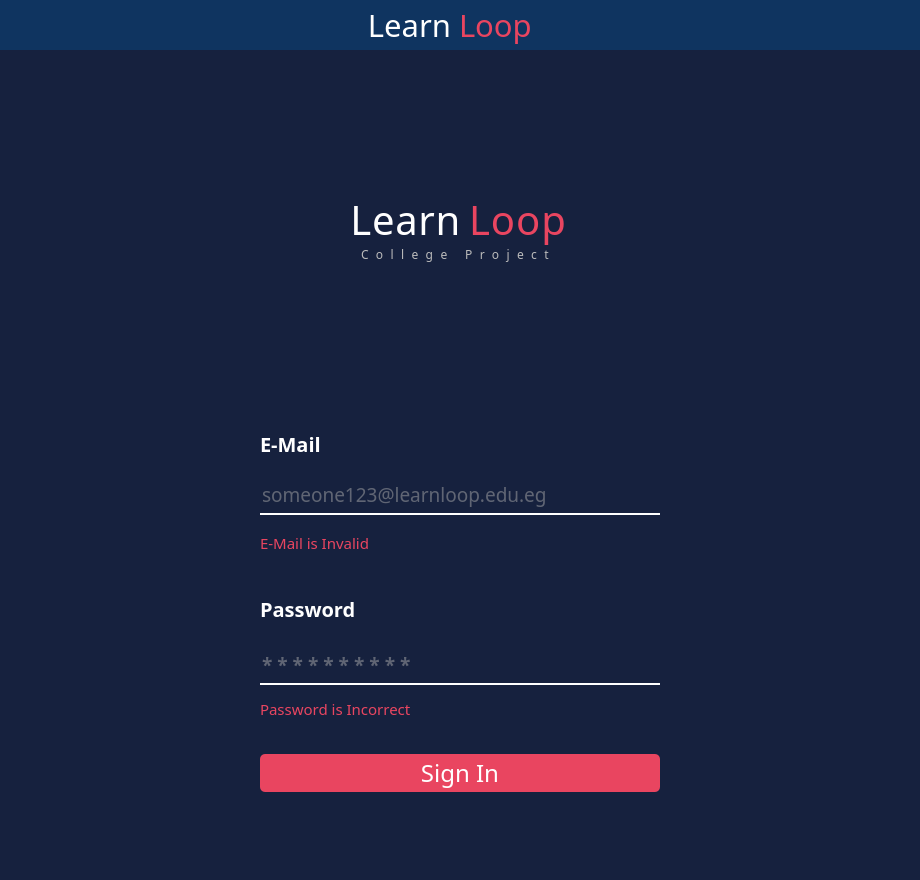
<?xml version="1.0" encoding="UTF-8"?>
<ui version="4.0">
 <class>MainWindow</class>
 <widget class="QMainWindow" name="MainWindow">
  <property name="geometry">
   <rect>
    <x>0</x>
    <y>0</y>
    <width>920</width>
    <height>880</height>
   </rect>
  </property>
  <property name="minimumSize">
   <size>
    <width>920</width>
    <height>880</height>
   </size>
  </property>
  <property name="windowTitle">
   <string>MainWindow</string>
  </property>
  <property name="styleSheet">
   <string notr="true">background: #16213E;
</string>
  </property>
  <widget class="QWidget" name="centralwidget">
   <layout class="QVBoxLayout" name="verticalLayout">
    <property name="spacing">
     <number>0</number>
    </property>
    <property name="leftMargin">
     <number>0</number>
    </property>
    <property name="topMargin">
     <number>0</number>
    </property>
    <property name="rightMargin">
     <number>0</number>
    </property>
    <property name="bottomMargin">
     <number>0</number>
    </property>
    <item>
     <widget class="QFrame" name="header">
      <property name="minimumSize">
       <size>
        <width>0</width>
        <height>50</height>
       </size>
      </property>
      <property name="maximumSize">
       <size>
        <width>16777215</width>
        <height>50</height>
       </size>
      </property>
      <property name="styleSheet">
       <string notr="true">background: #0F3460</string>
      </property>
      <layout class="QHBoxLayout" name="horizontalLayout">
       <property name="spacing">
        <number>0</number>
       </property>
       <property name="leftMargin">
        <number>10</number>
       </property>
       <property name="topMargin">
        <number>0</number>
       </property>
       <property name="rightMargin">
        <number>20</number>
       </property>
       <property name="bottomMargin">
        <number>0</number>
       </property>
       <item alignment="Qt::AlignLeft">
        <widget class="QFrame" name="ControlButtons">
         <layout class="QHBoxLayout" name="horizontalLayout_6">
          <property name="spacing">
           <number>15</number>
          </property>
          <property name="leftMargin">
           <number>0</number>
          </property>
          <property name="topMargin">
           <number>0</number>
          </property>
          <property name="rightMargin">
           <number>0</number>
          </property>
          <property name="bottomMargin">
           <number>0</number>
          </property>
          <item>
           <widget class="QPushButton" name="close">
            <property name="minimumSize">
             <size>
              <width>20</width>
              <height>26</height>
             </size>
            </property>
            <property name="maximumSize">
             <size>
              <width>26</width>
              <height>26</height>
             </size>
            </property>
            <property name="cursor">
             <cursorShape>PointingHandCursor</cursorShape>
            </property>
            <property name="styleSheet">
             <string notr="true">QPushButton::hover{
	background-color: #E94560;
	border-radius: 12px;
}</string>
            </property>
            <property name="text">
             <string/>
            </property>
            <property name="icon">
             <iconset resource="../Student-Enrollment-Database-Project-main2/Student-Enrollment-Database-Project-main/Images.qrc">
              <normaloff>:/Controles/Images/close.png</normaloff>:/Controles/Images/close.png</iconset>
            </property>
            <property name="iconSize">
             <size>
              <width>12</width>
              <height>14</height>
             </size>
            </property>
            <property name="shortcut">
             <string>Ctrl+F4</string>
            </property>
            <property name="flat">
             <bool>true</bool>
            </property>
           </widget>
          </item>
          <item>
           <widget class="QPushButton" name="expand">
            <property name="minimumSize">
             <size>
              <width>26</width>
              <height>26</height>
             </size>
            </property>
            <property name="maximumSize">
             <size>
              <width>26</width>
              <height>26</height>
             </size>
            </property>
            <property name="cursor">
             <cursorShape>PointingHandCursor</cursorShape>
            </property>
            <property name="styleSheet">
             <string notr="true">QPushButton::hover{
	background-color: #E94560;
	border-radius: 12px;
}</string>
            </property>
            <property name="text">
             <string/>
            </property>
            <property name="icon">
             <iconset resource="../Student-Enrollment-Database-Project-main2/Student-Enrollment-Database-Project-main/Images.qrc">
              <normaloff>:/Controles/Images/expand-arrows.png</normaloff>:/Controles/Images/expand-arrows.png</iconset>
            </property>
            <property name="iconSize">
             <size>
              <width>20</width>
              <height>25</height>
             </size>
            </property>
            <property name="shortcut">
             <string>Ctrl+E</string>
            </property>
            <property name="flat">
             <bool>true</bool>
            </property>
           </widget>
          </item>
          <item>
           <widget class="QPushButton" name="minimize">
            <property name="minimumSize">
             <size>
              <width>26</width>
              <height>26</height>
             </size>
            </property>
            <property name="maximumSize">
             <size>
              <width>26</width>
              <height>26</height>
             </size>
            </property>
            <property name="cursor">
             <cursorShape>PointingHandCursor</cursorShape>
            </property>
            <property name="styleSheet">
             <string notr="true">QPushButton::hover{
	background-color: #E94560;
	border-radius: 12px;
}</string>
            </property>
            <property name="text">
             <string/>
            </property>
            <property name="icon">
             <iconset resource="../Student-Enrollment-Database-Project-main2/Student-Enrollment-Database-Project-main/Images.qrc">
              <normaloff>:/Controles/Images/minimize-sign.png</normaloff>:/Controles/Images/minimize-sign.png</iconset>
            </property>
            <property name="iconSize">
             <size>
              <width>13</width>
              <height>16</height>
             </size>
            </property>
            <property name="shortcut">
             <string>Ctrl+M</string>
            </property>
            <property name="flat">
             <bool>true</bool>
            </property>
           </widget>
          </item>
         </layout>
        </widget>
       </item>
       <item>
        <widget class="QFrame" name="Logo">
         <property name="maximumSize">
          <size>
           <width>16777215</width>
           <height>16777215</height>
          </size>
         </property>
         <layout class="QHBoxLayout" name="horizontalLayout_2">
          <property name="spacing">
           <number>8</number>
          </property>
          <property name="leftMargin">
           <number>0</number>
          </property>
          <property name="topMargin">
           <number>0</number>
          </property>
          <property name="rightMargin">
           <number>0</number>
          </property>
          <property name="bottomMargin">
           <number>0</number>
          </property>
          <item>
           <widget class="QLabel" name="Learn">
            <property name="font">
             <font>
              <family>Tw Cen MT Condensed Extra Bold</family>
              <pointsize>23</pointsize>
              <weight>50</weight>
              <italic>false</italic>
              <bold>false</bold>
             </font>
            </property>
            <property name="styleSheet">
             <string notr="true">color: white</string>
            </property>
            <property name="text">
             <string>Learn</string>
            </property>
            <property name="alignment">
             <set>Qt::AlignRight|Qt::AlignTrailing|Qt::AlignVCenter</set>
            </property>
            <property name="wordWrap">
             <bool>false</bool>
            </property>
           </widget>
          </item>
          <item>
           <widget class="QLabel" name="Loop">
            <property name="font">
             <font>
              <family>Tw Cen MT Condensed Extra Bold</family>
              <pointsize>23</pointsize>
              <weight>50</weight>
              <italic>false</italic>
              <bold>false</bold>
             </font>
            </property>
            <property name="styleSheet">
             <string notr="true">color: #E94560</string>
            </property>
            <property name="text">
             <string>Loop</string>
            </property>
           </widget>
          </item>
         </layout>
        </widget>
       </item>
       <item alignment="Qt::AlignRight">
        <widget class="QFrame" name="ProfilePhotoAndSettings">
         <property name="maximumSize">
          <size>
           <width>16777215</width>
           <height>16777215</height>
          </size>
         </property>
         <layout class="QHBoxLayout" name="horizontalLayout_4">
          <property name="spacing">
           <number>20</number>
          </property>
          <property name="leftMargin">
           <number>0</number>
          </property>
          <property name="topMargin">
           <number>0</number>
          </property>
          <property name="rightMargin">
           <number>0</number>
          </property>
          <property name="bottomMargin">
           <number>0</number>
          </property>
         </layout>
        </widget>
       </item>
      </layout>
     </widget>
    </item>
    <item>
     <widget class="QFrame" name="mainPage">
      <property name="maximumSize">
       <size>
        <width>16777215</width>
        <height>16777215</height>
       </size>
      </property>
      <property name="styleSheet">
       <string notr="true">border: none;</string>
      </property>
      <property name="frameShape">
       <enum>QFrame::StyledPanel</enum>
      </property>
      <property name="frameShadow">
       <enum>QFrame::Raised</enum>
      </property>
      <layout class="QVBoxLayout" name="verticalLayout_9">
       <property name="spacing">
        <number>10</number>
       </property>
       <property name="leftMargin">
        <number>0</number>
       </property>
       <property name="topMargin">
        <number>80</number>
       </property>
       <property name="rightMargin">
        <number>0</number>
       </property>
       <property name="bottomMargin">
        <number>0</number>
       </property>
       <item>
        <widget class="QFrame" name="page">
         <property name="minimumSize">
          <size>
           <width>0</width>
           <height>0</height>
          </size>
         </property>
         <property name="maximumSize">
          <size>
           <width>16777215</width>
           <height>16777215</height>
          </size>
         </property>
         <property name="sizeIncrement">
          <size>
           <width>2</width>
           <height>0</height>
          </size>
         </property>
         <property name="styleSheet">
          <string notr="true"/>
         </property>
         <property name="frameShape">
          <enum>QFrame::StyledPanel</enum>
         </property>
         <property name="frameShadow">
          <enum>QFrame::Raised</enum>
         </property>
         <layout class="QVBoxLayout" name="verticalLayout_10">
          <property name="spacing">
           <number>10</number>
          </property>
          <property name="leftMargin">
           <number>0</number>
          </property>
          <property name="topMargin">
           <number>0</number>
          </property>
          <property name="rightMargin">
           <number>0</number>
          </property>
          <property name="bottomMargin">
           <number>0</number>
          </property>
          <item>
           <spacer name="verticalSpacer">
            <property name="orientation">
             <enum>Qt::Vertical</enum>
            </property>
            <property name="sizeHint" stdset="0">
             <size>
              <width>20</width>
              <height>40</height>
             </size>
            </property>
           </spacer>
          </item>
          <item>
           <widget class="QFrame" name="SecondHeader">
            <property name="maximumSize">
             <size>
              <width>16777215</width>
              <height>16777215</height>
             </size>
            </property>
            <property name="sizeIncrement">
             <size>
              <width>0</width>
              <height>0</height>
             </size>
            </property>
            <property name="frameShape">
             <enum>QFrame::StyledPanel</enum>
            </property>
            <property name="frameShadow">
             <enum>QFrame::Raised</enum>
            </property>
            <layout class="QVBoxLayout" name="verticalLayout_2">
             <property name="spacing">
              <number>0</number>
             </property>
             <property name="leftMargin">
              <number>0</number>
             </property>
             <property name="topMargin">
              <number>0</number>
             </property>
             <property name="rightMargin">
              <number>0</number>
             </property>
             <property name="bottomMargin">
              <number>150</number>
             </property>
             <item>
              <widget class="QFrame" name="logo_2">
               <property name="minimumSize">
                <size>
                 <width>650</width>
                 <height>53</height>
                </size>
               </property>
               <property name="maximumSize">
                <size>
                 <width>16777215</width>
                 <height>53</height>
                </size>
               </property>
               <property name="sizeIncrement">
                <size>
                 <width>0</width>
                 <height>0</height>
                </size>
               </property>
               <property name="baseSize">
                <size>
                 <width>0</width>
                 <height>0</height>
                </size>
               </property>
               <property name="styleSheet">
                <string notr="true"/>
               </property>
               <property name="frameShape">
                <enum>QFrame::StyledPanel</enum>
               </property>
               <property name="frameShadow">
                <enum>QFrame::Raised</enum>
               </property>
               <layout class="QHBoxLayout" name="horizontalLayout_3">
                <property name="spacing">
                 <number>8</number>
                </property>
                <property name="leftMargin">
                 <number>10</number>
                </property>
                <property name="topMargin">
                 <number>0</number>
                </property>
                <property name="rightMargin">
                 <number>0</number>
                </property>
                <property name="bottomMargin">
                 <number>0</number>
                </property>
                <item>
                 <widget class="QLabel" name="Learn_2">
                  <property name="font">
                   <font>
                    <family>Tw Cen MT Condensed Extra Bold</family>
                    <pointsize>30</pointsize>
                    <weight>50</weight>
                    <italic>false</italic>
                    <bold>false</bold>
                   </font>
                  </property>
                  <property name="styleSheet">
                   <string notr="true">color: white;
letter-spacing: 0.7px;</string>
                  </property>
                  <property name="text">
                   <string>Learn</string>
                  </property>
                  <property name="alignment">
                   <set>Qt::AlignRight|Qt::AlignTrailing|Qt::AlignVCenter</set>
                  </property>
                  <property name="wordWrap">
                   <bool>false</bool>
                  </property>
                  <property name="margin">
                   <number>3</number>
                  </property>
                 </widget>
                </item>
                <item>
                 <widget class="QLabel" name="Loop_2">
                  <property name="font">
                   <font>
                    <family>Tw Cen MT Condensed Extra Bold</family>
                    <pointsize>30</pointsize>
                    <weight>50</weight>
                    <italic>false</italic>
                    <bold>false</bold>
                   </font>
                  </property>
                  <property name="styleSheet">
                   <string notr="true">color: #E94560;
letter-spacing: 1px;</string>
                  </property>
                  <property name="text">
                   <string>Loop</string>
                  </property>
                 </widget>
                </item>
               </layout>
              </widget>
             </item>
             <item alignment="Qt::AlignHCenter">
              <widget class="QLabel" name="label">
               <property name="font">
                <font>
                 <family>Bahnschrift Light</family>
                 <pointsize>9</pointsize>
                 <italic>false</italic>
                </font>
               </property>
               <property name="styleSheet">
                <string notr="true">color:#BBBBBB;
letter-spacing:7.4px;</string>
               </property>
               <property name="text">
                <string>College Project</string>
               </property>
              </widget>
             </item>
            </layout>
           </widget>
          </item>
          <item alignment="Qt::AlignHCenter">
           <widget class="QFrame" name="phone_ID_2">
            <property name="minimumSize">
             <size>
              <width>0</width>
              <height>150</height>
             </size>
            </property>
            <property name="maximumSize">
             <size>
              <width>16777215</width>
              <height>150</height>
             </size>
            </property>
            <property name="styleSheet">
             <string notr="true"/>
            </property>
            <property name="frameShape">
             <enum>QFrame::StyledPanel</enum>
            </property>
            <property name="frameShadow">
             <enum>QFrame::Raised</enum>
            </property>
            <property name="lineWidth">
             <number>1</number>
            </property>
            <layout class="QVBoxLayout" name="verticalLayout_6">
             <property name="spacing">
              <number>0</number>
             </property>
             <property name="leftMargin">
              <number>0</number>
             </property>
             <property name="topMargin">
              <number>0</number>
             </property>
             <property name="rightMargin">
              <number>0</number>
             </property>
             <property name="bottomMargin">
              <number>0</number>
             </property>
             <item>
              <widget class="QFrame" name="phonenum_2">
               <property name="minimumSize">
                <size>
                 <width>400</width>
                 <height>150</height>
                </size>
               </property>
               <property name="maximumSize">
                <size>
                 <width>400</width>
                 <height>150</height>
                </size>
               </property>
               <property name="styleSheet">
                <string notr="true"/>
               </property>
               <property name="frameShape">
                <enum>QFrame::StyledPanel</enum>
               </property>
               <property name="frameShadow">
                <enum>QFrame::Raised</enum>
               </property>
               <layout class="QVBoxLayout" name="verticalLayout_7">
                <property name="spacing">
                 <number>0</number>
                </property>
                <property name="leftMargin">
                 <number>0</number>
                </property>
                <property name="topMargin">
                 <number>0</number>
                </property>
                <property name="rightMargin">
                 <number>0</number>
                </property>
                <property name="bottomMargin">
                 <number>0</number>
                </property>
                <item>
                 <widget class="QLabel" name="label_4">
                  <property name="minimumSize">
                   <size>
                    <width>0</width>
                    <height>22</height>
                   </size>
                  </property>
                  <property name="maximumSize">
                   <size>
                    <width>16777215</width>
                    <height>22</height>
                   </size>
                  </property>
                  <property name="font">
                   <font>
                    <family>Bahnschrift SemiBold</family>
                    <pointsize>15</pointsize>
                    <weight>75</weight>
                    <italic>false</italic>
                    <bold>true</bold>
                   </font>
                  </property>
                  <property name="styleSheet">
                   <string notr="true">
color: #FFFFFF</string>
                  </property>
                  <property name="text">
                   <string>E-Mail</string>
                  </property>
                 </widget>
                </item>
                <item>
                 <widget class="QLineEdit" name="lineEdit_6">
                  <property name="minimumSize">
                   <size>
                    <width>243</width>
                    <height>50</height>
                   </size>
                  </property>
                  <property name="maximumSize">
                   <size>
                    <width>16777215</width>
                    <height>16777215</height>
                   </size>
                  </property>
                  <property name="font">
                   <font>
                    <family>Bahnschrift Light SemiCondensed</family>
                    <pointsize>14</pointsize>
                   </font>
                  </property>
                  <property name="styleSheet">
                   <string notr="true"> border-width: 2px; border-style: solid; border-color:white;border-top-style:none;
border-left-style:none; border-right-style:none;
color: #A9A9A9;
margin-top: 10px;
</string>
                  </property>
                  <property name="text">
                   <string/>
                  </property>
                  <property name="alignment">
                   <set>Qt::AlignLeading|Qt::AlignLeft|Qt::AlignVCenter</set>
                  </property>
                  <property name="placeholderText">
                   <string>someone123@learnloop.edu.eg</string>
                  </property>
                 </widget>
                </item>
                <item>
                 <widget class="QLabel" name="label_8">
                  <property name="minimumSize">
                   <size>
                    <width>395</width>
                    <height>28</height>
                   </size>
                  </property>
                  <property name="maximumSize">
                   <size>
                    <width>395</width>
                    <height>35</height>
                   </size>
                  </property>
                  <property name="font">
                   <font>
                    <family>Bahnschrift SemiLight</family>
                    <pointsize>11</pointsize>
                   </font>
                  </property>
                  <property name="styleSheet">
                   <string notr="true">
color: #E94560;</string>
                  </property>
                  <property name="text">
                   <string>E-Mail is Invalid</string>
                  </property>
                  <property name="wordWrap">
                   <bool>true</bool>
                  </property>
                 </widget>
                </item>
               </layout>
              </widget>
             </item>
            </layout>
           </widget>
          </item>
          <item alignment="Qt::AlignHCenter">
           <widget class="QFrame" name="frame_11">
            <property name="minimumSize">
             <size>
              <width>0</width>
              <height>150</height>
             </size>
            </property>
            <property name="maximumSize">
             <size>
              <width>16777215</width>
              <height>150</height>
             </size>
            </property>
            <property name="styleSheet">
             <string notr="true"/>
            </property>
            <property name="frameShape">
             <enum>QFrame::StyledPanel</enum>
            </property>
            <property name="frameShadow">
             <enum>QFrame::Raised</enum>
            </property>
            <layout class="QHBoxLayout" name="horizontalLayout_8">
             <property name="spacing">
              <number>0</number>
             </property>
             <property name="leftMargin">
              <number>0</number>
             </property>
             <property name="topMargin">
              <number>0</number>
             </property>
             <property name="rightMargin">
              <number>0</number>
             </property>
             <property name="bottomMargin">
              <number>0</number>
             </property>
             <item alignment="Qt::AlignHCenter">
              <widget class="QFrame" name="DOB_2">
               <property name="minimumSize">
                <size>
                 <width>0</width>
                 <height>150</height>
                </size>
               </property>
               <property name="maximumSize">
                <size>
                 <width>16777215</width>
                 <height>150</height>
                </size>
               </property>
               <property name="styleSheet">
                <string notr="true"/>
               </property>
               <property name="frameShape">
                <enum>QFrame::StyledPanel</enum>
               </property>
               <property name="frameShadow">
                <enum>QFrame::Raised</enum>
               </property>
               <layout class="QVBoxLayout" name="verticalLayout_8">
                <property name="spacing">
                 <number>0</number>
                </property>
                <property name="leftMargin">
                 <number>0</number>
                </property>
                <property name="topMargin">
                 <number>0</number>
                </property>
                <property name="rightMargin">
                 <number>0</number>
                </property>
                <property name="bottomMargin">
                 <number>0</number>
                </property>
                <item>
                 <widget class="QLabel" name="label_11">
                  <property name="minimumSize">
                   <size>
                    <width>386</width>
                    <height>22</height>
                   </size>
                  </property>
                  <property name="maximumSize">
                   <size>
                    <width>200</width>
                    <height>22</height>
                   </size>
                  </property>
                  <property name="font">
                   <font>
                    <family>Bahnschrift SemiBold</family>
                    <pointsize>15</pointsize>
                    <weight>75</weight>
                    <italic>false</italic>
                    <bold>true</bold>
                   </font>
                  </property>
                  <property name="styleSheet">
                   <string notr="true">
color: #FFFFFF;</string>
                  </property>
                  <property name="text">
                   <string>Password</string>
                  </property>
                 </widget>
                </item>
                <item>
                 <widget class="QLineEdit" name="lineEdit_8">
                  <property name="minimumSize">
                   <size>
                    <width>400</width>
                    <height>50</height>
                   </size>
                  </property>
                  <property name="maximumSize">
                   <size>
                    <width>400</width>
                    <height>50</height>
                   </size>
                  </property>
                  <property name="font">
                   <font>
                    <family>Bahnschrift SemiBold Condensed</family>
                    <pointsize>14</pointsize>
                    <weight>75</weight>
                    <bold>true</bold>
                   </font>
                  </property>
                  <property name="styleSheet">
                   <string notr="true"> border-width: 2px; border-style: solid; border-color:white;border-top-style:none;
border-left-style:none; border-right-style:none;
color: #A9A9A9;
letter-spacing: 5px;
margin-top: 10px;</string>
                  </property>
                  <property name="text">
                   <string/>
                  </property>
                  <property name="alignment">
                   <set>Qt::AlignLeading|Qt::AlignLeft|Qt::AlignVCenter</set>
                  </property>
                  <property name="placeholderText">
                   <string>**********</string>
                  </property>
                 </widget>
                </item>
                <item>
                 <widget class="QLabel" name="label_5">
                  <property name="minimumSize">
                   <size>
                    <width>395</width>
                    <height>17</height>
                   </size>
                  </property>
                  <property name="maximumSize">
                   <size>
                    <width>395</width>
                    <height>17</height>
                   </size>
                  </property>
                  <property name="font">
                   <font>
                    <family>Bahnschrift SemiLight</family>
                    <pointsize>11</pointsize>
                   </font>
                  </property>
                  <property name="styleSheet">
                   <string notr="true">
color: #E94560;</string>
                  </property>
                  <property name="text">
                   <string>Password is Incorrect</string>
                  </property>
                 </widget>
                </item>
               </layout>
              </widget>
             </item>
            </layout>
           </widget>
          </item>
          <item alignment="Qt::AlignHCenter">
           <widget class="QFrame" name="frame_10">
            <property name="minimumSize">
             <size>
              <width>0</width>
              <height>60</height>
             </size>
            </property>
            <property name="maximumSize">
             <size>
              <width>16777215</width>
              <height>60</height>
             </size>
            </property>
            <property name="styleSheet">
             <string notr="true"/>
            </property>
            <property name="frameShape">
             <enum>QFrame::StyledPanel</enum>
            </property>
            <property name="frameShadow">
             <enum>QFrame::Raised</enum>
            </property>
            <layout class="QHBoxLayout" name="horizontalLayout_12">
             <property name="spacing">
              <number>45</number>
             </property>
             <property name="leftMargin">
              <number>0</number>
             </property>
             <property name="topMargin">
              <number>0</number>
             </property>
             <property name="rightMargin">
              <number>0</number>
             </property>
             <property name="bottomMargin">
              <number>0</number>
             </property>
             <item>
              <widget class="QPushButton" name="pushButton_4">
               <property name="minimumSize">
                <size>
                 <width>400</width>
                 <height>38</height>
                </size>
               </property>
               <property name="maximumSize">
                <size>
                 <width>400</width>
                 <height>38</height>
                </size>
               </property>
               <property name="font">
                <font>
                 <family>Bahnschrift Condensed</family>
                 <pointsize>18</pointsize>
                 <weight>50</weight>
                 <italic>false</italic>
                 <bold>false</bold>
                </font>
               </property>
               <property name="cursor">
                <cursorShape>PointingHandCursor</cursorShape>
               </property>
               <property name="styleSheet">
                <string notr="true">

background: #E94560;
border-radius: 5px;


color: #FFFFFF;
</string>
               </property>
               <property name="text">
                <string>Sign In</string>
               </property>
              </widget>
             </item>
            </layout>
           </widget>
          </item>
          <item>
           <spacer name="verticalSpacer_2">
            <property name="orientation">
             <enum>Qt::Vertical</enum>
            </property>
            <property name="sizeHint" stdset="0">
             <size>
              <width>20</width>
              <height>40</height>
             </size>
            </property>
           </spacer>
          </item>
         </layout>
        </widget>
       </item>
      </layout>
     </widget>
    </item>
    <item>
     <widget class="QFrame" name="size_grip">
      <property name="minimumSize">
       <size>
        <width>0</width>
        <height>15</height>
       </size>
      </property>
      <property name="maximumSize">
       <size>
        <width>16777215</width>
        <height>15</height>
       </size>
      </property>
      <property name="styleSheet">
       <string notr="true">border: none;</string>
      </property>
      <property name="frameShape">
       <enum>QFrame::StyledPanel</enum>
      </property>
      <property name="frameShadow">
       <enum>QFrame::Raised</enum>
      </property>
     </widget>
    </item>
   </layout>
  </widget>
 </widget>
 <resources>
  <include location="../Student-Enrollment-Database-Project-main2/Student-Enrollment-Database-Project-main/Images.qrc"/>
 </resources>
 <connections/>
</ui>
